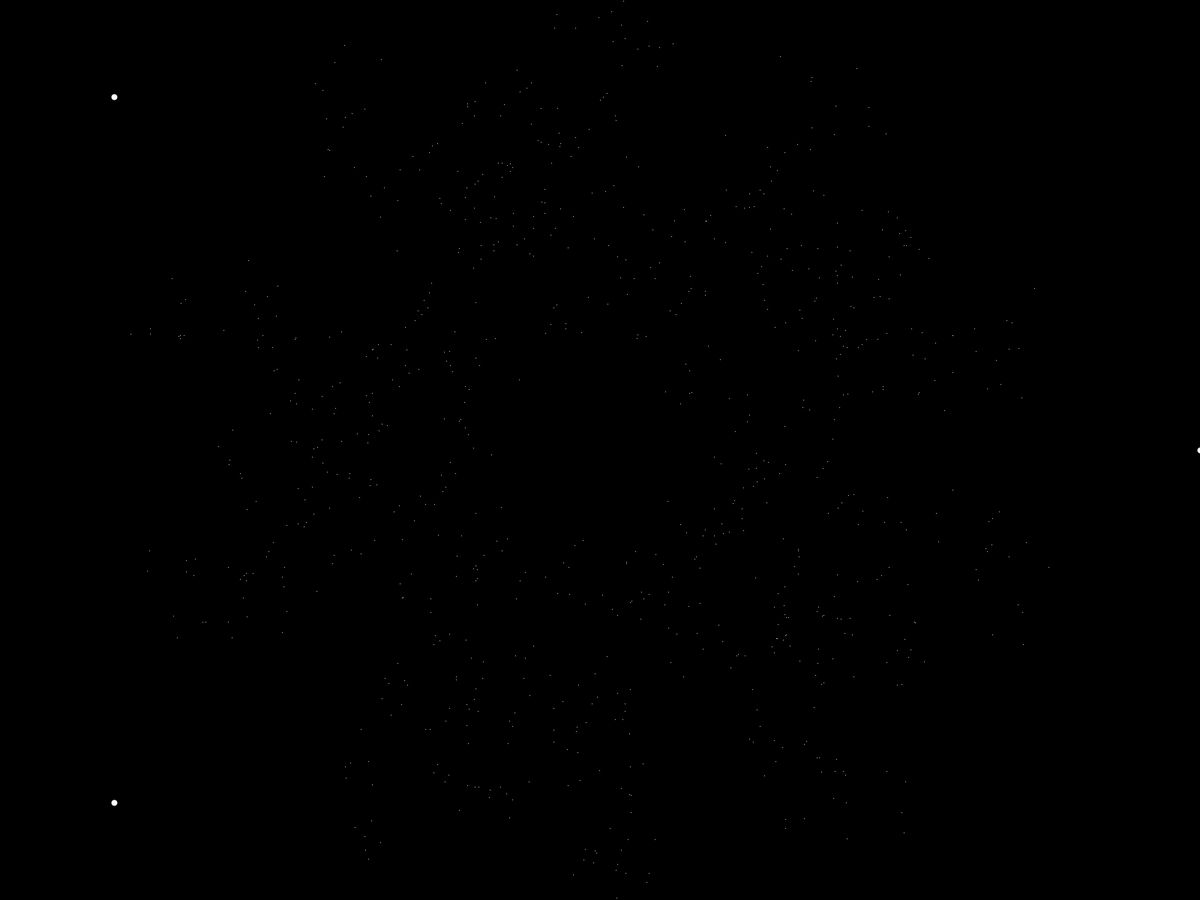
Frame 1 (no input)
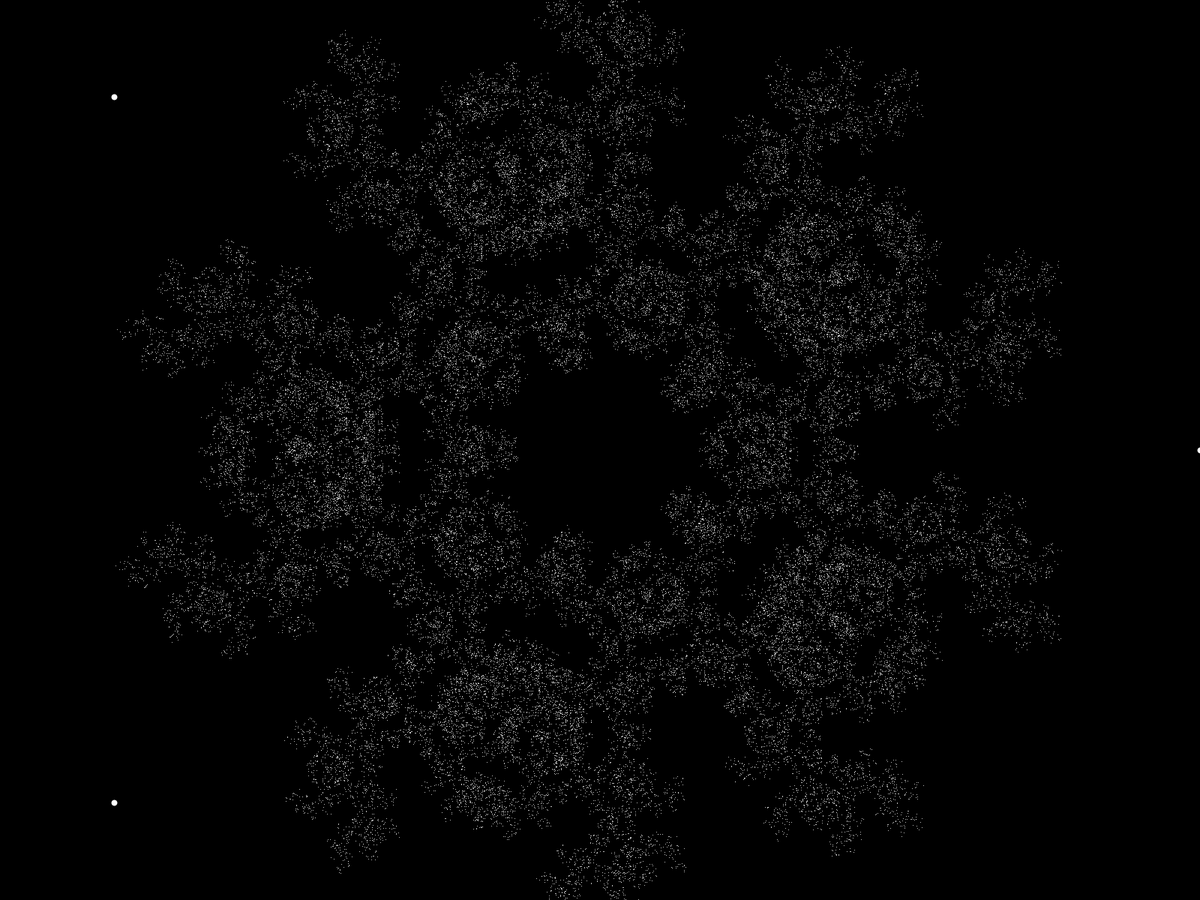
Frame 60 (the mouse pressed at the canvas centre just before this capture)
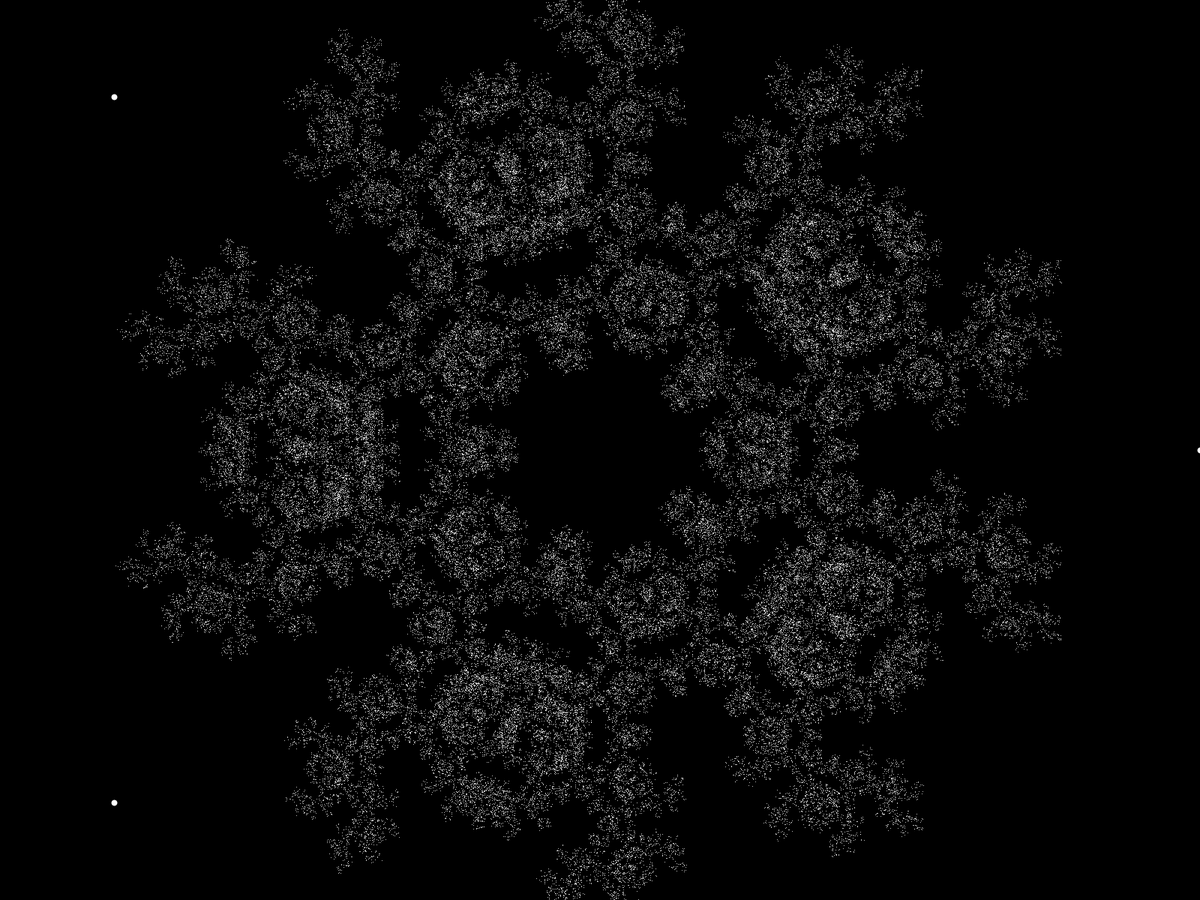
Frame 120 (the mouse held since frame 60 and released just before this capture)

The Processing sketch that drew these frames (run headless with seeded random() and noise(); from frame 60 on, the mouse is pressed at the canvas centre):

// Processing sketch: chaosgame_2
// ── chaosgame_2.pde

PVector[] points;
PVector current;
float percent = 0.5;
PVector previous;

void setup() {
  fullScreen();
  int n = 5;
  points = new PVector[n];

  for (int i = 0; i < n; i++) {
    float angle = i * TWO_PI / n;
    PVector v = PVector.fromAngle(angle);
    v.mult(width / 2);
    v.add(width / 2, height / 2);
    points[i] = v;
  }
  reset();
}

void reset() {
  current = new PVector(random(width), random(height));
  background(0);
  stroke(255);
  strokeWeight(8);
  for (PVector p : points) {
    point(p.x, p.y);
  }    

}

void draw() {

  if (frameCount % 100 == 0) {
    //reset();
  }

  for (int i = 0; i < 1000; i++) {
    strokeWeight(1);
    stroke(255);
    PVector next = points[floor(random(points.length))];
    if (next != previous) {
      current.x = lerp(current.x, next.x, percent);
      current.y = lerp(current.y, next.y, percent);
      point(current.x, current.y);
    }
    previous = next;
  }
}
